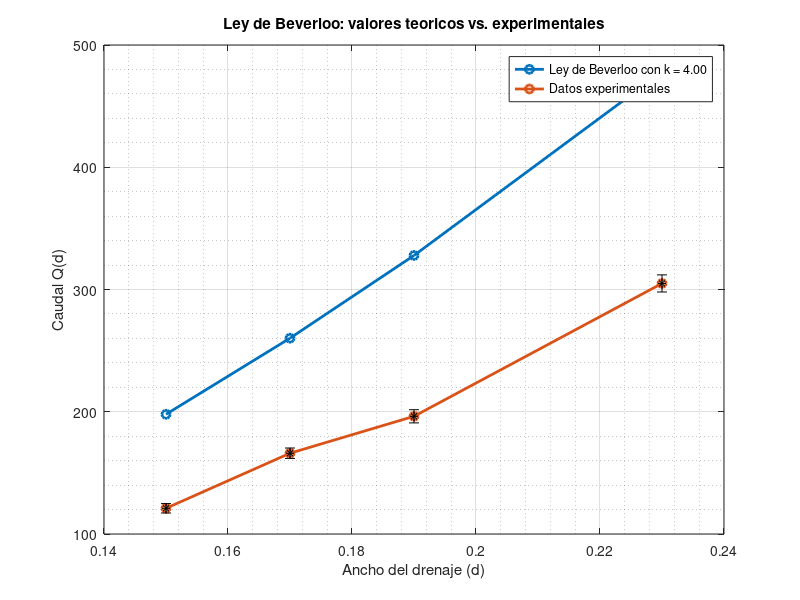

The MATLAB script that drew this image: (Note: this script raises an error after producing the figure.)
clc;clear; close all;
%% Plot teorico
g = 9.8196; % [m/s^2]
R_min = 0.01; % [m] 
R_max = 0.015; % [m]
m = 0.01; % [kg]
N = 370;
W = 0.3;
H = 0.6175;
d = [ 0.15 0.17 0.19 0.23 ];
k = 4; % Numero a dibujar
Q_teo = (N/(W*H))*sqrt(g)*((d-k*((R_min+R_max)/2)).^(3/2));
h1 = plot(d,Q_teo,'-o','LineWidth',2);
%% Plot experimental
hold on
Q_exp = [121.0294118 166.0784 196.2745098 304.9673203];
% return
h2 = plot(d,Q_exp,'-o','LineWidth',2);
    % Plot error
    errv1 = [3.862733 4.2590113 5.396017632 6.994990976];   
    errorbar(d,Q_exp,errv1,'k*'); 
%% Plot characteristics
hold on
grid on; grid minor;
str1 = sprintf('Ley de Beverloo con k = %.2f',k);
legend(str1,'Datos experimentales')
title('Ley de Beverloo: valores teoricos vs. experimentales')
xlabel('Ancho del drenaje (d)'); ylabel('Caudal Q(d)'); 
ax=gca;
ax.XTick=ax.XLim(1):0.01:ax.XLim(2);
ax.YTick=ax.YLim(1):50:ax.YLim(2);

